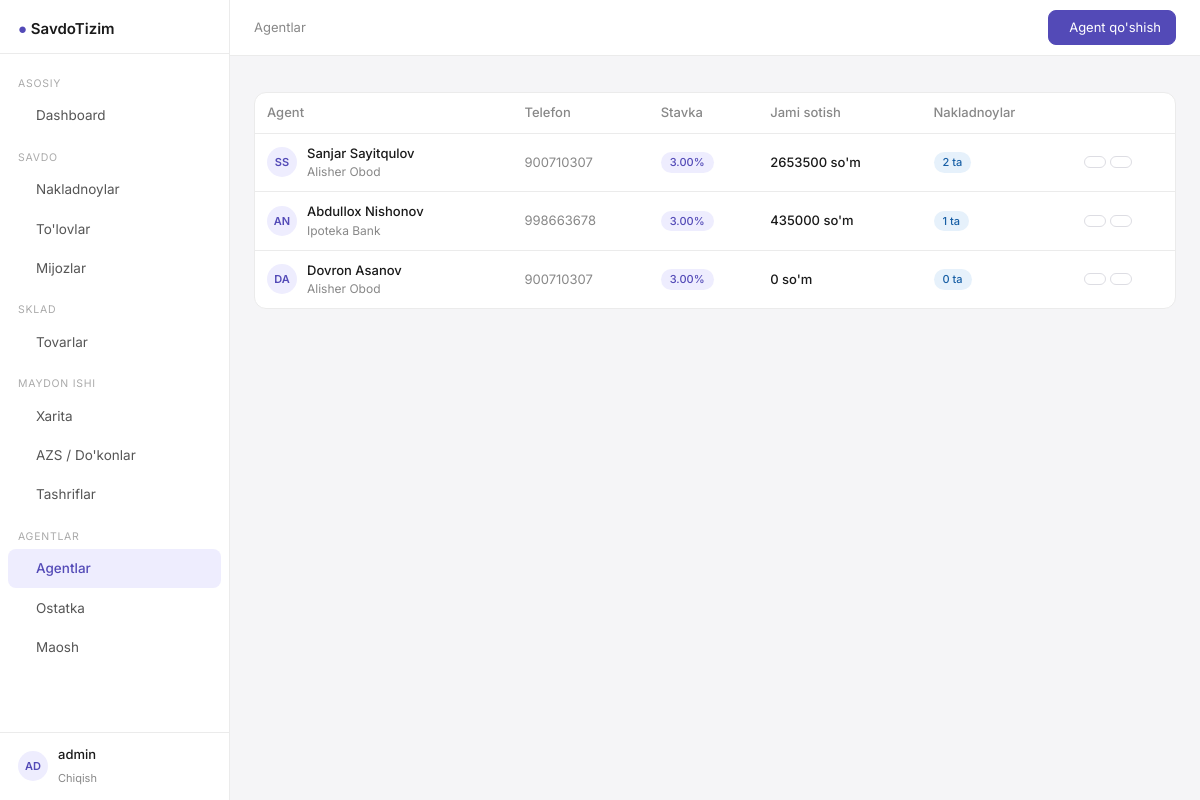
The page /agents/ (signed in) on the database its author committed.
### apps/models.py (models this page shows)
class User(AbstractUser):
    pass

class Agent(Model):
    first_name = CharField(max_length=120)
    last_name = CharField(max_length=120)
    phone = CharField(max_length=20)
    address = CharField(max_length=255, blank=True)
    commission_rate = DecimalField(
        max_digits=5, decimal_places=2, default=3.0,
        help_text="Foiz stavkasi, masalan 3.5"
    )
    balance_limit = IntegerField(
        default=0,
        help_text="Agentga berilishi mumkin bo'lgan maksimal naqd pul"
    )
    is_active = BooleanField(default=True)
    date_created = DateTimeField(auto_now_add=True)
    def __str__(self):
        return f"{self.first_name} {self.last_name}"
    class Meta:
        verbose_name = "Agent"
        verbose_name_plural = "Agentlar"

### apps/views.py (the view)
# urls.py: path('agents/', views.agent_list, name='agent_list'),
@login_required
def agent_list(request):
    agents = Agent.objects.filter(is_active=True).annotate(
        order_count=Count('orders'),
        total_sales=Sum('orders__total_sum'),
    )
    return render(request, 'agents/list.html', {'agents': agents})

### templates/agents/list.html (shortened to what this page needs)
{% extends "base.html" %}
{% block breadcrumb %}Agentlar{% endblock %}
{% block topbar_actions %}
  <a href="{% url 'agent_create' %}" class="btn btn-primary"> Agent qo'shish</a>
{% endblock %}
{% block content %}
<div class="card">
  <table class="table-base">
    <thead>
      <tr><th>Agent</th><th>Telefon</th><th>Stavka</th><th>Jami sotish</th><th>Nakladnoylar</th><th></th></tr>
    </thead>
    <tbody>
      {% for a in agents %}
      <tr>
        <td>
          <div style="display:flex; align-items:center; gap:10px;">
            <div class="avatar">{{ a.first_name|slice:":1"|upper }}{{ a.last_name|slice:":1"|upper }}</div>
            <div>
              <div style="font-weight:500;">{{ a }}</div>
              <div style="font-size:12px; color:#888;">{{ a.address }}</div>
            </div>
          </div>
        </td>
        <td style="color:#888;">{{ a.phone }}</td>
        <td><span class="badge badge-purple">{{ a.commission_rate }}%</span></td>
        <td style="font-weight:500;">{{ a.total_sales|default:0|floatformat:0 }} so'm</td>
        <td><span class="badge badge-blue">{{ a.order_count }} ta</span></td>
        <td>
          <div style="display:flex; gap:4px;">
            <a href="{% url 'agent_detail' a.pk %}" class="btn btn-sm"></a>
            <a href="{% url 'agent_update' a.pk %}" class="btn btn-sm"></a>
          </div>
        </td>
      </tr>
      {% empty %}
      <tr><td colspan="6" style="text-align:center; color:#aaa; padding:32px;">Agent topilmadi</td></tr>
      {% endfor %}
    </tbody>
  </table>
</div>
{% endblock %}

### templates/base.html (shortened to what this page needs)
<!DOCTYPE html>
<html lang="uz">
<head>
    <script src="https://cdn.tailwindcss.com"></script>
    <link rel="stylesheet" href="https://cdn.jsdelivr.net/npm/@tabler/icons-webfont@latest/tabler-icons.min.css"/>
</head>
<body>
<aside class="sidebar">
    <div style="padding:16px 18px 12px; border-bottom:1px solid #EBEBEB;">
    <span style="font-size:15px; font-weight:600;">
      <span style="color:#534AB7;">●</span> SavdoTizim
    </span>
    </div>
    <nav style="flex:1; padding:8px 0; overflow-y:auto;">
        <div class="nav-section">Asosiy</div>
        <a href="{% url 'dashboard' %}"
           class="nav-link {% if request.resolver_match.url_name == 'dashboard' %}active{% endif %}">
             Dashboard
        </a>
        <div class="nav-section">Savdo</div>
        <a href="{% url 'order_list' %}"
           class="nav-link {% if 'order' in request.resolver_match.url_name %}active{% endif %}">
             Nakladnoylar
        </a>
        <a href="{% url 'payment_list' %}"
           class="nav-link {% if 'payment' in request.resolver_match.url_name %}active{% endif %}">
             To'lovlar
        </a>
        <a href="{% url 'cliente_list' %}"
           class="nav-link {% if 'cliente' in request.resolver_match.url_name %}active{% endif %}">
             Mijozlar
        </a>
        <div class="nav-section">Sklad</div>
        <a href="{% url 'product_list' %}"
           class="nav-link {% if 'product' in request.resolver_match.url_name %}active{% endif %}">
             Tovarlar
        </a>
        <div class="nav-section">Maydon ishi</div>
        <a href="{% url 'point_map' %}"
           class="nav-link {% if request.resolver_match.url_name == 'point_map' %}active{% endif %}">
             Xarita
        </a>
        <a href="{% url 'point_list' %}"
           class="nav-link {% if request.resolver_match.url_name in 'point_list,point_create,point_update' %}active{% endif %}">
             AZS / Do'konlar
        </a>
        <a href="{% url 'visit_list' %}"
           class="nav-link {% if 'visit' in request.resolver_match.url_name %}active{% endif %}">
             Tashriflar
        </a>
        <div class="nav-section">Agentlar</div>
        <a href="{% url 'agent_list' %}"
           class="nav-link {% if request.resolver_match.url_name in 'agent_list,agent_detail' %}active{% endif %}">
             Agentlar
        </a>
        <a href="{% url 'agent_balance_list' %}"
           class="nav-link {% if 'balance' in request.resolver_match.url_name %}active{% endif %}">
             Ostatka
        </a>
        <a href="{% url 'salary_list' %}"
           class="nav-link {% if 'salary' in request.resolver_match.url_name %}active{% endif %}">
             Maosh
        </a>
    </nav>
    <div style="padding:12px 18px; border-top:1px solid #EBEBEB;">
        {% if user.is_authenticated %}
            <div style="display:flex; align-items:center; gap:10px;">
                <div class="avatar">{{ user.username|slice:":2"|upper }}</div>
                <div>
                    <div style="font-size:13px; font-weight:500;">{{ user.get_full_name|default:user.username }}</div>
                    <a href="{% url 'logout' %}" style="font-size:11px; color:#888; text-decoration:none;">Chiqish</a>
                </div>
            </div>
        {% endif %}
    </div>
</aside>
<div class="main-content">
    <header class="topbar" style="display:flex; align-items:center; justify-content:space-between; padding:0 24px;">
        <nav style="font-size:13px; color:#888;">
            {% block breadcrumb %}{% endblock %}
        </nav>
        <div style="display:flex; align-items:center; gap:10px;">
            {% block topbar_actions %}{% endblock %}
        </div>
    </header>
    <main style="padding:24px; flex:1;">
        {% block content %}{% endblock %}
    </main>
</div>
</body>
</html>

### templates/base.html (style rules this page uses)
* { box-sizing: border-box; }
body { font-family: 'Inter', sans-serif; background: #F5F5F7; color: #1a1a1a; }
.sidebar { width: 230px; min-height: 100vh; background: #fff; border-right: 1px solid #EBEBEB; position: fixed; top: 0; left: 0; bottom: 0; z-index: 40; display: flex; flex-direction: column; }
.main-content { margin-left: 230px; min-height: 100vh; display: flex; flex-direction: column; }
.topbar { height: 56px; background: #fff; border-bottom: 1px solid #EBEBEB; position: sticky; top: 0; z-index: 30; }
.nav-link { display: flex; align-items: center; gap: 10px; padding: 9px 18px; font-size: 13.5px; color: #555; border-radius: 8px; margin: 1px 8px; transition: background .12s, color .12s; text-decoration: none; }
.nav-link.active { background: #EEEDFE; color: #534AB7; font-weight: 500; }
.nav-section { font-size: 10.5px; color: #aaa; padding: 14px 18px 4px; text-transform: uppercase; letter-spacing: .07em; }
.badge { display: inline-flex; align-items: center; font-size: 11px; padding: 2px 9px; border-radius: 20px; font-weight: 500; }
.badge-blue { background: #E6F1FB; color: #185FA5; }
.badge-purple { background: #EEEDFE; color: #534AB7; }
.card { background: #fff; border: 1px solid #EBEBEB; border-radius: 12px; }
.table-base { width: 100%; border-collapse: collapse; font-size: 13px; }
.table-base th { text-align: left; padding: 10px 12px; color: #888; font-weight: 500; border-bottom: 1px solid #EBEBEB; white-space: nowrap; }
.table-base td { padding: 10px 12px; border-bottom: 1px solid #EBEBEB; vertical-align: middle; }
.table-base tr:last-child td { border-bottom: none; }
.btn { display: inline-flex; align-items: center; gap: 6px; padding: 7px 14px; font-size: 13px; border-radius: 8px; border: 1px solid #DDDDE3; background: #fff; cursor: pointer; color: #333; text-decoration: none; transition: background .12s; }
.btn-primary { background: #534AB7; color: #fff; border-color: #534AB7; }
.btn-sm { padding: 5px 10px; font-size: 12px; }
.avatar { width: 30px; height: 30px; border-radius: 50%; background: #EEEDFE; color: #534AB7; font-size: 11px; font-weight: 600; display: inline-flex; align-items: center; justify-content: center; flex-shrink: 0; }

### rows shown on the page
User: username "AD", get_full_name "admin"
Agent: first_name "S", last_name "S", first_name+last_name "Sanjar Sayitqulov", address "Alisher Obod", phone "900710307", commission_rate "3.00", total_sales "2653500", order_count "2"
Agent: first_name "A", last_name "N", first_name+last_name "Abdullox Nishonov", address "Ipoteka Bank", phone "998663678", commission_rate "3.00", total_sales "435000", order_count "1"
Agent: first_name "D", last_name "A", first_name+last_name "Dovron Asanov", address "Alisher Obod", phone "900710307", commission_rate "3.00", total_sales "0", order_count "0"
